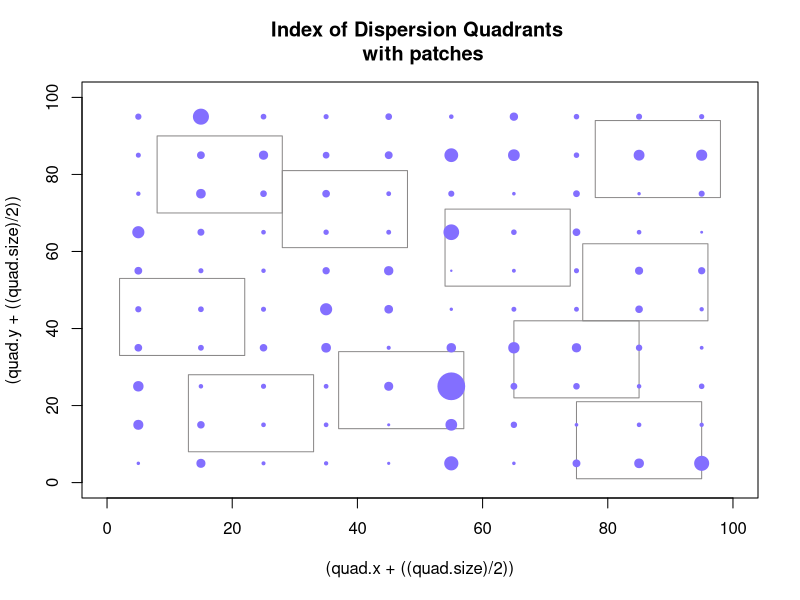
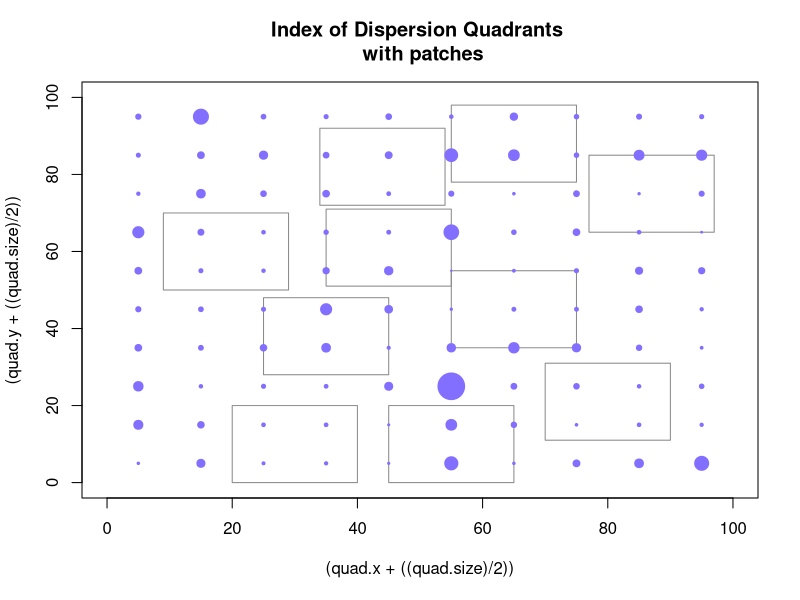
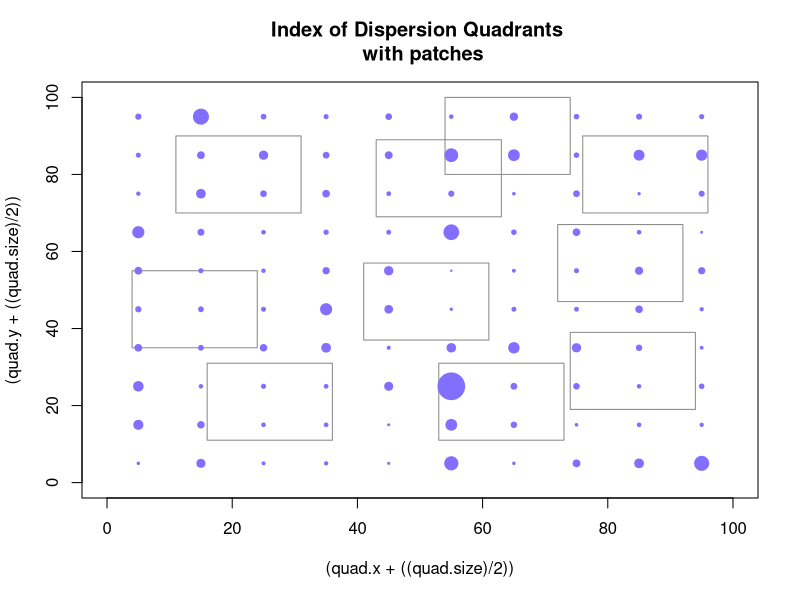
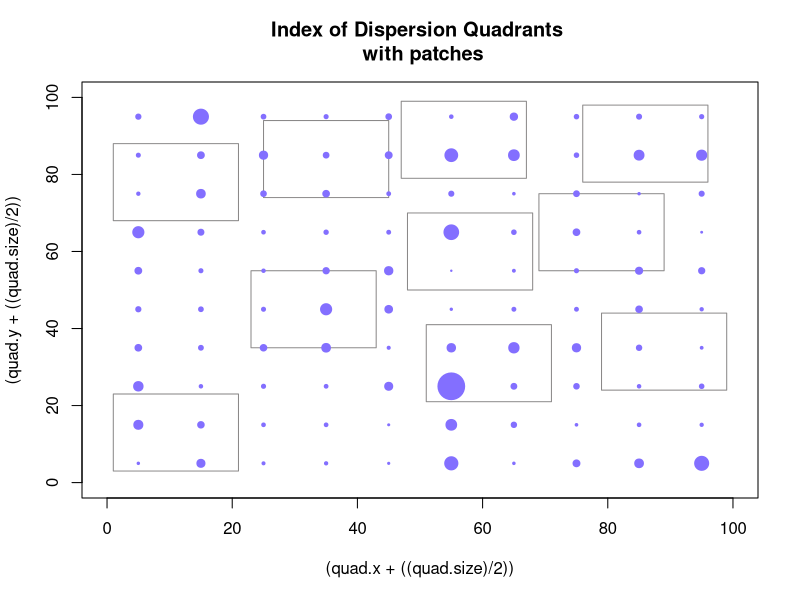
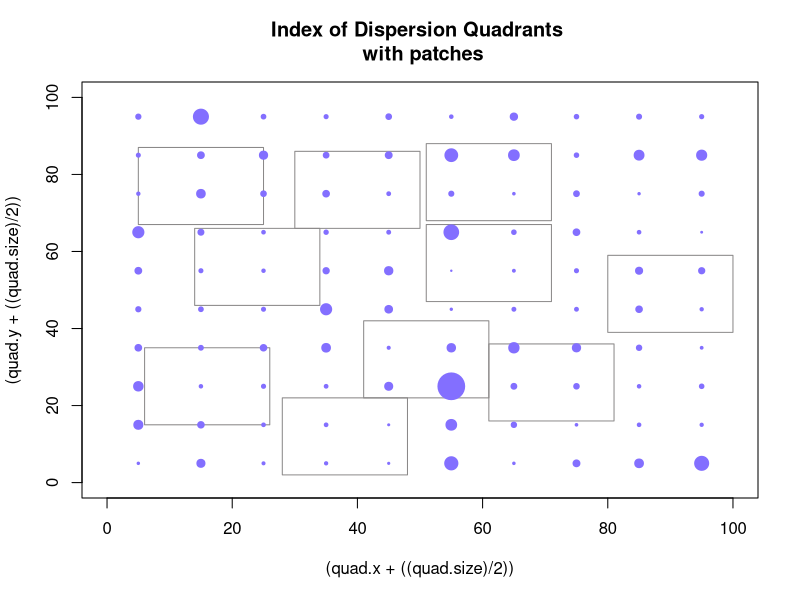
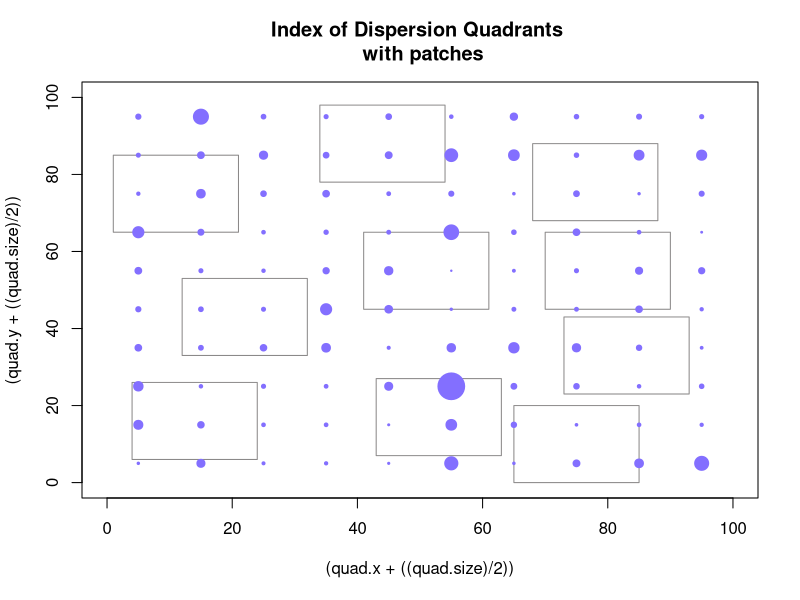
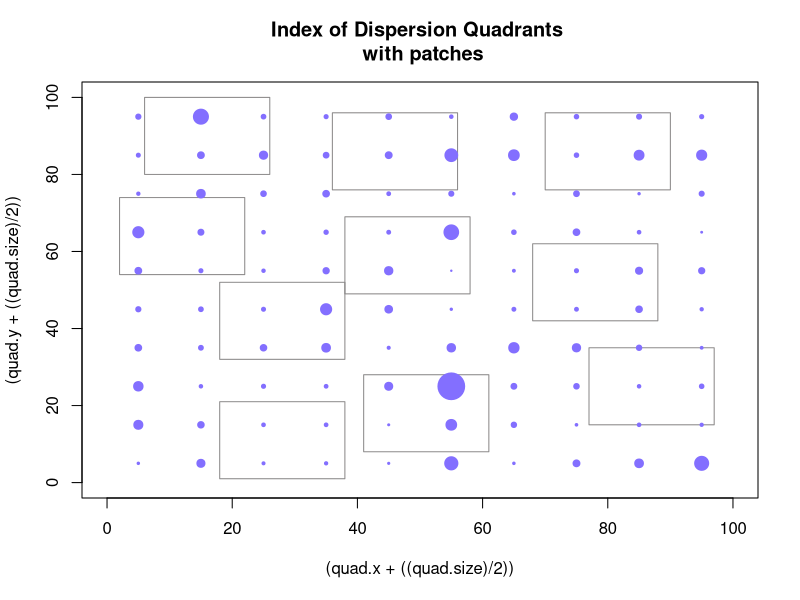
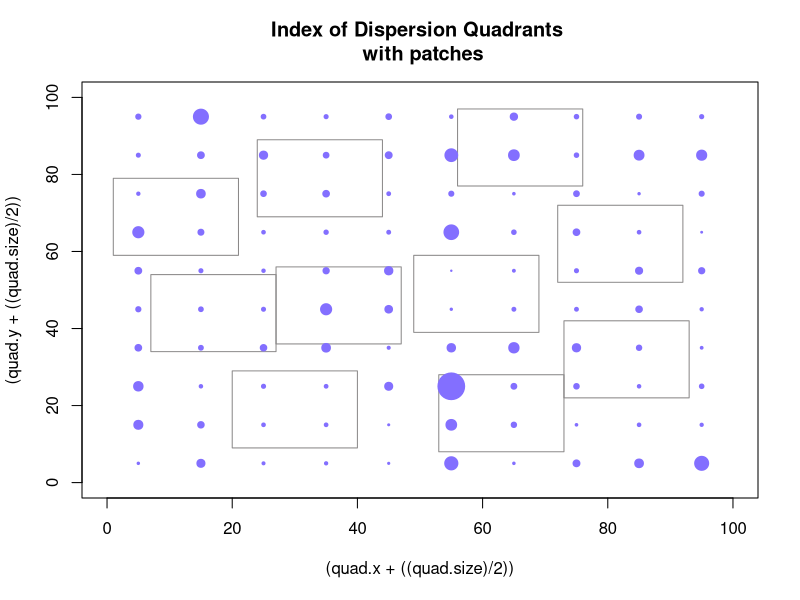

Source code (R) for these figures, in order:
#OPTIONS
 #1.  Choose to set metric to:
      # A)                      "sp" - Space between patch edges - Note:  Use for island model
      # B)                      "d"  - Space between patch centres 
     metric.lab="sp"        
 #2.  Assign Number of patches (num)
     num=100                        
 #3.  Assign Total Spatial Area over which the patches are distributed (Tx by Ty)
     Tx=100
     Ty=100
 #4.  Choose patch size distribution:
      # A Higher value is more clustered, 0 is uniform
     size.dist=1
 #5.  Choose spatial dist.  u=uniform, r=random, c=clustered
     spatial.dist="u"
      # For clustered, specify by how much.  
     clustering=0.5
 #6.  Block Number for clustering/random - May not be necessary to change,
      # and a little complicated to modify, so not included. 10x10 patches
      # probably OK for initial analyses.
      # Find under SPATIAL DIST. B) 
 #7.  Uniform Distribution - May want to modify to have patches go right to the edge.
      # However, we already have edge avoidance for random & clustered, so not necessary.
 #8.  Percentage of Islands that are not removed (as decimal)
     islands.to.be.removed=0.2  #WARNING!!!!  TEMP. CHANGED,  may be better at .5######## 
 #9.  Repeats for habitat destruction
      #repeats is the number of time we repeat simulation  
     repeats=1  #WARNING!!!!  TEMP. CHANGED, may be better at 100########
 #10. Change Alpha (for natural landscape - alpha changes according to how much land you remove)
     alpha=seq(1,2,.25)
 #11. Change mu
     mu=1
 #12. Total number of repeats for the entire program
     number.of.bunch.of.repeats=1
#overall data output
setwd("M:/R Program/DATA")
#setwd("C:/Users/Ben/Dropbox/R code/R code/habitat loss versus degradation metapopulation") #machine specific
prop.area<-undisturbed.eigen<-eigen.patch.rm <-eigen.islands<-eigen.quality<-num.patch.rem<-alpha.count<-bunch.of.repeats<-landscape.id<-mean.nn<-var.nn<-0
out.data<-cbind(prop.area,undisturbed.eigen,eigen.patch.rm ,eigen.islands,eigen.quality,num.patch.rem,alpha.count,bunch.of.repeats,landscape.id,mean.nn,var.nn)
nice.out.data<-cbind(prop.area,undisturbed.eigen,eigen.patch.rm ,eigen.islands,eigen.quality,num.patch.rem,alpha.count,bunch.of.repeats)

  
#PROGRAM

###############################################################
###############################################################
###############################################################

#Unique label for each run
unique.lab<-format(Sys.time(), "%b %d, %H,%M") ;unique.lab 

#Bunch of repeats:
for (bunch.of.repeats in 1:number.of.bunch.of.repeats) {

#So let us call A[i] the area of patch i (pi).  Assume circular patches for now, centered at (x[i],y[i]).

#PATCH SIZE - Total area is 100
#A<-rep(0,num); dim(A)<-c(num)
#    #A) Equally Sized 
#        A=rep(1 ,num)  #This part may not be necessary if we are not adding any other distribution types to part B (ex. rpois, rbinom...)
#          
    #B) Log normal distribution of site sizes
        #Issue (Slight approx.  -->  When scaling to fit total area of 100, you disrupt log normal distribution)
        A=rlnorm(n=num,mean=0,sd=size.dist) #Higher sd is more clustered
        A<-(num*A)/(sum(A))  

#RADIUS - Since patches are circular, ri=radius of ith patch.
        r<-sqrt(A/pi);  landscape.original.r=r
    
#LOCATION - Assign xi and yi
x<-rep(0,num); dim(x)<-c(num)
y<-rep(0,num); dim(y)<-c(num)

#SPATIAL DISTRIBUTION OF PATCHES
  #A) Uniform distribution (Only works for num=100 right now - more complicated for alternative num and Tx, Ty values)
    if (spatial.dist=="u"){
    x<-rep(seq(from=5,to=95,by=10),10)
    y<-rep(seq(from=5,to=95,by=10),each=10)}
  #B) Random & Aggregated Distribution - Agregated is a small size value, random is a large size value
    if (spatial.dist!="u"){ 
          #First, Assign the number of patches to go in each block in the total spatial area
          #Total number of blocks is block.number
          block.number=Tx*Ty/100
          mean.num<-num/block.number 
          if (spatial.dist!="c"){blocks<-rnbinom(n=block.number,size=clustering,mu=mean.num)} #aggregated
          if (spatial.dist!="r"){blocks<-rpois(n=block.number,lambda=mean.num)} #random - this is equivalent to size = infinity
          #Make total patch count = num
          while (sum(blocks)<num) {
             block.add<-runif(n=1,min=1,max=block.number+1)
             blocks[block.add]<-blocks[block.add]+1
             }
          while (sum(blocks)>num) {
             block.rm<-runif(n=1,min=1,max=block.number+1)
             if(blocks[block.rm]>0){
                blocks[block.rm]<-blocks[block.rm]-1
                }
             }   
             
          #Now place the patches within each block.  (Approx:  If the patches are too big to fit in one block, randomly place the patch nearby.)  
          patch.rad<-rep(0,num); dim(patch.rad)<-c(num)
          block.counter<-1
          patch.counter<-1
          for (i in 0:9) {  
            for (j in 0:9) { 
              if (blocks[block.counter]>0) {
                for (k in 1:blocks[block.counter]) {
                fit<-0
                to.exit<-0
                      while (fit==0) {
                           if(to.exit<=3) {
                              print(to.exit)
                              tmpi<-i*10+sample(1:9,size=1)
                              tmpj<-j*10+sample(1:9,size=1)
                           }
                           else {
                              tmpi<-tmpi+rnorm(n=1,mean=0,sd=2)
                              tmpj<-tmpj+rnorm(n=1,mean=0,sd=2)
                           }
                           tmp.rad<-r[patch.counter]
                           dis<-((x-tmpi)^2+(y-tmpj)^2)^.5-patch.rad-tmp.rad
                           #Note:  There is some origin avoidance here
                           #Some edge avoidance:
                           edge.dis<-min(c(tmpi-tmp.rad,tmpj-tmp.rad,Tx-tmpi-tmp.rad,Ty-tmpj-tmp.rad))
                           if (min(dis)<=0) {to.exit<-to.exit+1}
                           else if (edge.dis<0) {to.exit<-to.exit+1}
                           else   {fit<-1}
                      }
                      x[patch.counter]<-tmpi
                      y[patch.counter]<-tmpj
                      patch.rad[patch.counter]<-r[patch.counter]
                      patch.counter<-patch.counter+1
                }
              }
            block.counter<-block.counter+1
          }
          } 
          r<-patch.rad
    }

landscape.id<- format(Sys.time(), "%b %d %H %M %S")
tmp.landscape<-data.frame(x,y,r) ; tmp.name<-paste("landscape",unique.lab,"-",bunch.of.repeats,".txt",sep="")
write.table(tmp.landscape,file=tmp.name,sep="\t",row.names=F)  

#DISTANCE among patches - d is distance between patch centres, sp is the distance between patch edges. 
d<-rep(0,num^2);dim(d)<-c(num,num)
sp<-rep(0,num^2);dim(sp)<-c(num,num)   
    for (i in 1:num) {
      for (j in 1:num)  {
        d[i,j]<-((x[i]-x[j])^2+(y[i]-y[j])^2)^.5
        if (j!=i) {sp[i,j]<-(((x[i]-x[j])^2+(y[i]-y[j])^2)^.5)-(r[i]+r[j])}
      }
    }

#DISTANCE METRICS!
        d2<-as.vector(d); d2<-subset(d2,d2>0) ;d2<-d2[order(d2)]
        min.dist<-d2[1];second.dist<-d2[3];var.dist<-var(d2);mean.dist<-mean(d2)
        #Index of dispersion randomly placed boxes.  Make non-overlapping.  Use sites that have center in box (or else you coud do total area)
          quadrant.counter<-1
          quad.size<-20
          num.of.quad<-10
          quad.reps=20
          dispersion.index.area.approx.pre=rep(0,quad.reps); dim(dispersion.index.area.approx.pre)=c(quad.reps); dispersion.index.points.pre=rep(0,quad.reps); dim(dispersion.index.points.pre)=c(quad.reps)
          for (k in 1:quad.reps){
              quad.x=rep((Tx+quad.size),num.of.quad); dim(quad.x)=c(num.of.quad); quad.y=rep((Ty+quad.size),num.of.quad); dim(quad.y)=c(num.of.quad)
              for (i in 1:(num.of.quad)){
                exit.strategy=0
                overlap=rep(-1,num.of.quad)                                                                                                                                                    
                while ((min(overlap)<0)&(exit.strategy<500)){ 
                  tmp.quad.x<-sample(0:(Tx-quad.size),1)
                  tmp.quad.y<-sample(0:(Ty-quad.size),1)
                  exit.strategy=exit.strategy+1
                  for (j in 1:num.of.quad) {
                  	overlap[j]<-(max((tmp.quad.x+quad.size-quad.x[j])*(tmp.quad.x-quad.x[j]-quad.size),(tmp.quad.y+quad.size-quad.y[j])*(tmp.quad.y-quad.y[j]-quad.size))) 
                  }
                quad.x[i]<-tmp.quad.x; quad.y[i]<-tmp.quad.y
             	  }
              }

              #Display:
              symbols((quad.x+((quad.size)/2)),(quad.y+((quad.size)/2)),fg="snow4",xlim=c(0,Tx),ylim=c(0,Ty), main=("Index of Dispersion Quadrants \n with patches"), rectangles= matrix(rep((quad.size),num.of.quad*2),ncol=2), inches=F); symbols(x, y,fg="slateblue1", bg="slateblue1",circles=r, inches=F, add=T)
              #Count Number of patches in each quadrant:
              quad.patch.points=rep(0,num.of.quad); dim(quad.patch.points)=c(num.of.quad)
              quad.patch.area.approx=rep(0,num.of.quad); dim(quad.patch.area.approx)=c(num.of.quad)
              for (i in 1:num.of.quad){
              	for (j in 1:num){
              		if ((max((x[j]-quad.x[i])*(x[j]-quad.x[i]-quad.size),(y[j]-quad.y[i])*(y[j]-quad.y[i]-quad.size)))<=0){quad.patch.points[i]=quad.patch.points[i]+1; quad.patch.area.approx[i]=quad.patch.area.approx[i]+r[j]}
              	}
              }
              var.quad.points=var(quad.patch.points); mean.quad.points=mean(quad.patch.points)
              dispersion.index.points.pre[k]=var.quad.points/mean.quad.points
              var.quad.area.approx=var(quad.patch.area.approx); mean.quad.area.approx=mean(quad.patch.area.approx)
              dispersion.index.area.approx.pre[k]=var.quad.area.approx/mean.quad.area.approx
          }
          dispersion.index.points=mean(dispersion.index.points.pre)
          dispersion.index.area.approx=mean(dispersion.index.area.approx.pre)
          dispersion.index.points; dispersion.index.area.approx
        # Save landscape locations and patch sizes in another file    
        landscape.summary<-data.frame(bunch.of.repeats, min.dist, second.dist, var.dist, mean.dist, num, Tx, Ty, size.dist, spatial.dist, mu, quad.size, num.of.quad, dispersion.index.points, dispersion.index.area.approx); landscape.summary.name<-paste("landscape summary", unique.lab,"-",bunch.of.repeats,".txt",sep="")
        write.table(landscape.summary, file=landscape.summary.name, sep="\t",row.names=T)

    
#RENAMING VARIABLES - Are we using d or sp this time?

if (metric.lab=="sp") {metric=sp; metric.sp=1}                                
else {metric=d; metric.sp=0}

#ALPHA repeats          
for (alpha.count in alpha) {

#NATURAL LANDSCAPE MATRIX & EIGENVALUE
m<-rep(0,num^2);dim(m)<-c(num,num)   
    for (i in 1:num) {
      for (j in 1:num)  {
      if (i==j) {m[i,j]<-0}
        else {
         m[i,j]<-mu^2*A[i]*A[j]*exp(-1*metric[i,j]/alpha.count)}
      }}
   sol<-eigen(m,symmetric=F)
   aa<-sol$values[order(sol$values,decreasing=T)]
   eigen.natural<-Re(aa[1])

###############################################################
count<-0
prop.area<-c();eigen.patch.rm=c(); eigen.islands=c(); eigen.quality=c(); num.patch.rem=c(); eigen.quality2=c()
total.area=sum(A)
new.m<-rep(0,num^2);dim(new.m)<-c(num,num)    #new m with sites removed
m.smallermu<-rep(0,num^2);dim(m.smallermu)<-c(num,num) #For lower patch quality 
m.islands<-rep(0,num^2);dim(m.islands)<-c(num,num)# For Island model
for (i in 1:(islands.to.be.removed*num)) {  
    for (j in 1:repeats){
        count<-count+1
        print(count)
        num.patch.rem[count]=i
        # PATCH REMOVAL
        to.rem<-sample(1:num,size=i,replace=F)
        A.rem<-A ;  A.rem[to.rem]<-0 # Set size of patches to remove to zero
            for (k in 1:num) {
               for (l in 1:num)  {
               if (k==l) {new.m[k,l]<-0}
                 else {
                  new.m[k,l]<-mu^2*A.rem[k]*A.rem[l]*exp(-1*metric[k,l]/alpha.count)}  # New matrix with removed sites removed
               }}
            sol<-eigen(new.m,symmetric=F)
            aa<-sol$values[order(sol$values,decreasing=T)]
            eigen.patch.rm[count]<-Re(aa[1])    

        # PATCH QUALITY
        prop.area[count]=(total.area-sum(A[to.rem]))/total.area
        eigen.quality[count]=eigen.natural*(prop.area[count]^2)        
        
        # ISLAND MODEL Reduce the area of each patch    
        if (metric.sp==1) {
            new.A=prop.area[count]*A
            new.r=sqrt(new.A/pi)        
            new.sp<-rep(0,num^2);dim(new.sp)<-c(num,num)     
            for (k in 1:num) {  #dont need to reset new2.m since k!=l always constant
               for (l in 1:num)  {
                 if (k!=l) { 
                 new.sp[k,l]<-(((x[k]-x[l])^2+(y[k]-y[l])^2)^.5)-(new.r[k]+new.r[l])
                 m.islands[k,l]<-mu^2*new.A[k]*new.A[l]*exp(-1*new.sp[k,l]/alpha.count)}
            } }
        sol<-eigen(m.islands,symmetric=F)
        aa<-sol$values[order(sol$values,decreasing=T)]
        eigen.islands[count]<-Re(aa[1])} 
    }
}
if (metric.sp==0) {eigen.islands=eigen.quality}




###############################################################
########################SAVE DATA##############################
###############################################################


#SUMMARY
#The natural state of the patches have an eigenvalue of eigen.natural
#Remove a patch - eigen.patch.rm
#Reduce area of patch like island - eigen.islands
#Total proportion of area removed for each trial is 1-prop.area
#alpha.count - current alpha value
#number.of.bunch.of.repeats - total # of repeats for given setup
t.undisturbed.eigen<-rep(eigen.natural,length(prop.area)) ;t.bunch.of.repeats<-rep(bunch.of.repeats,length(prop.area));t.alpha.count<-rep(alpha.count,length(prop.area))
tmp.out<-cbind(prop.area,t.undisturbed.eigen,eigen.patch.rm ,eigen.islands,eigen.quality,num.patch.rem,t.alpha.count,t.bunch.of.repeats,landscape.id,mean.nn,var.nn)
out.data<-rbind(out.data,tmp.out)
nice.tmp.out<-cbind(prop.area,t.undisturbed.eigen,eigen.patch.rm ,eigen.islands,eigen.quality,num.patch.rem,t.alpha.count,t.bunch.of.repeats)
nice.out.data<-rbind(nice.out.data,nice.tmp.out)

#IS THIS NECESSARY??? 
#M.summary.stats1=c();dim(M.summary.stats1)=c(number.of.bunch.of.repeats,length(row))
#M.summary.stats1[alpha.count,]<-row

summary.of.trial<-summary(cbind(prop.area,eigen.patch.rm,eigen.islands,eigen.quality))
tmp.name<-paste("Summary,alpha=",alpha.count,",",unique.lab,"-",bunch.of.repeats,".txt",sep="")
write.table(summary.of.trial,file=tmp.name,sep="\t",row.names=T)


}


#AGAIN -- WHAT WAS THIS FOR???
#summary.stats2=c()                                                                     
#summary.stats2[bunch.of.repeats]=matrix(paste(
}

summary.stats=data.frame(out.data)
summary.stats<-summary.stats[-1,]
nice.su.stats=data.frame(nice.out.data)
nice.su.stats=nice.su.stats[-1,]
#summary(summary.stats) # I'm pretty sure this is the remnants of some internal control to test that it was working properly

######SAVE OUTPUT
tmp.name<-paste("RESULTS",unique.lab,".txt",sep="")
write.table(summary.stats,file=tmp.name,sep="\t",row.names=T)
write.table(summary.stats,file=paste("nice",tmp.name),sep="\t",row.names=T)


 #Issues I need to bring up:
 #What was that summary stats doing?
 #What is mean.nn, var.nn supposed to be?  I forget.

print("DONE!!!")


#DISPLAY:

##### Subset into each alpha:
l.p.a=length(subset(nice.su.stats$alpha,nice.su.stats$alpha.count==alpha[1]))
prop.area.n=rep(NA,l.p.a*length(alpha));dim(prop.area.n)=c(l.p.a,length(alpha))
eigen.patch.rm.n=rep(NA,l.p.a*length(alpha));dim(eigen.patch.rm.n)=c(l.p.a,length(alpha))
eigen.islands.n=rep(NA,l.p.a*length(alpha));dim(eigen.islands.n)=c(l.p.a,length(alpha))
eigen.quality.n=rep(NA,l.p.a*length(alpha));dim(eigen.quality.n)=c(l.p.a,length(alpha))
for(j in 1:length(alpha))  {
      prop.area.n[,j]=(subset(nice.su.stats$prop.area,nice.su.stats$alpha==(alpha[j]))) 
      eigen.patch.rm.n[,j]=subset(nice.su.stats$eigen.patch.rm,nice.su.stats$alpha==(alpha[j]))
      eigen.islands.n[,j]=subset(nice.su.stats$eigen.islands,nice.su.stats$alpha==(alpha[j]))
      eigen.quality.n[,j]=subset(nice.su.stats$eigen.quality,nice.su.stats$alpha==(alpha[j]))
      ss<-subset(nice.su.stats,alpha.count==alpha[j]) 

      windows()
      plot(prop.area.n[,j],eigen.patch.rm.n[,j],main=(paste("Alpha=",alpha[j])))
      points(prop.area.n[,j],eigen.islands.n[,j],col="red")
      points(prop.area.n[,j],eigen.quality.n[,j],col="blue")
      plot.name1=paste("Point-plot(prop.area),alpha=",alpha[j],",",unique.lab,sep="")
      savePlot(filename=paste(plot.name1,".pdf",sep=""), type=c("pdf"))
      savePlot(filename=paste(plot.name1,".png",sep=""), type=c("png"))
      savePlot(filename=paste(plot.name1,".bmp",sep=""), type=c("bmp"))
      savePlot(filename=paste(plot.name1,".tiff",sep=""), type=c("tiff"))
      
      windows()
      break.size=5
      br.s=break.size/100
      num.breaks=islands.to.be.removed/br.s
      eigen.islands.subset=rep(NA,num.breaks*repeats*(islands.to.be.removed*num)*number.of.bunch.of.repeats);dim(eigen.islands.subset)=c(num.breaks,repeats*(islands.to.be.removed*num)*number.of.bunch.of.repeats)
      eigen.quality.subset=rep(NA,num.breaks*repeats*(islands.to.be.removed*num)*number.of.bunch.of.repeats);dim(eigen.quality.subset)=c(num.breaks,repeats*(islands.to.be.removed*num)*number.of.bunch.of.repeats)
      eigen.patch.rm.subset=rep(NA,num.breaks*repeats*(islands.to.be.removed*num)*number.of.bunch.of.repeats);dim(eigen.patch.rm.subset)=c(num.breaks,repeats*(islands.to.be.removed*num)*number.of.bunch.of.repeats)
      label.job=rep(NA,num.breaks);dim(label.job)=num.breaks
      for (i in 1:num.breaks){
          temp.di=subset(eigen.islands.n[,j],prop.area.n[,j]>=(1-islands.to.be.removed+(br.s*(i-1)))&prop.area.n[,j]<(1-islands.to.be.removed+(br.s*i)))
          eigen.islands.subset[i,1:length(temp.di)]=temp.di
          temp.di=subset(eigen.quality.n[,j],prop.area.n[,j]>=(1-islands.to.be.removed+(br.s*(i-1)))&prop.area.n[,j]<(1-islands.to.be.removed+(br.s*i)))
          eigen.quality.subset[i,1:length(temp.di)]=temp.di
          temp.di=subset(eigen.patch.rm.n[,j],prop.area.n[,j]>=(1-islands.to.be.removed+(br.s*(i-1)))&prop.area.n[,j]<(1-islands.to.be.removed+(br.s*i)))
          eigen.patch.rm.subset[i,1:length(temp.di)]=temp.di
          label.job[i]=paste((1-islands.to.be.removed+(br.s*(i-1))),"-",(1-islands.to.be.removed+(br.s*i)))
      }
      boxplot(t(eigen.islands.subset),col="red",names=label.job, main=(paste("Alpha=",alpha[j]))); boxplot(t(eigen.quality.subset),col="blue",add=T,names=label.job); boxplot(t(eigen.patch.rm.subset),add=T,names=label.job)
      plot.name2=paste("Barplot,alpha=",alpha[j],",",unique.lab,sep="")
      savePlot(filename=paste(plot.name2,".pdf",sep=""), type=c("pdf"))
      savePlot(filename=paste(plot.name2,".png",sep=""), type=c("png"))
      savePlot(filename=paste(plot.name2,".bmp",sep=""), type=c("bmp"))
      savePlot(filename=paste(plot.name2,".tiff",sep=""), type=c("tiff"))
      
}




windows()
plot(prop.area,eigen.patch.rm)
points(prop.area,eigen.islands,col="red")
points(prop.area,eigen.quality,col="blue")
plot.name1=paste("Point-plot(prop.area),",unique.lab,sep="")
savePlot(filename=paste(plot.name1,".pdf",sep=""), type=c("pdf"))
savePlot(filename=paste(plot.name1,".png",sep=""), type=c("png"))
savePlot(filename=paste(plot.name1,".bmp",sep=""), type=c("bmp"))
savePlot(filename=paste(plot.name1,".tiff",sep=""), type=c("tiff"))


windows()
break.size=5
br.s=break.size/100
num.breaks=islands.to.be.removed/br.s
eigen.islands.subset=rep(NA,num.breaks*repeats*(islands.to.be.removed*num)*number.of.bunch.of.repeats);dim(eigen.islands.subset)=c(num.breaks,repeats*(islands.to.be.removed*num)*number.of.bunch.of.repeats)
eigen.quality.subset=rep(NA,num.breaks*repeats*(islands.to.be.removed*num)*number.of.bunch.of.repeats);dim(eigen.quality.subset)=c(num.breaks,repeats*(islands.to.be.removed*num)*number.of.bunch.of.repeats)
eigen.patch.rm.subset=rep(NA,num.breaks*repeats*(islands.to.be.removed*num)*number.of.bunch.of.repeats);dim(eigen.patch.rm.subset)=c(num.breaks,repeats*(islands.to.be.removed*num)*number.of.bunch.of.repeats)
label.job=rep(NA,num.breaks);dim(label.job)=num.breaks
for (i in 1:num.breaks){
    temp.di=subset(eigen.islands,prop.area>=(1-islands.to.be.removed+(br.s*(i-1)))&prop.area<(1-islands.to.be.removed+(br.s*i)))
    eigen.islands.subset[i,1:length(temp.di)]=temp.di
    temp.di=subset(eigen.quality,prop.area>=(1-islands.to.be.removed+(br.s*(i-1)))&prop.area<(1-islands.to.be.removed+(br.s*i)))
    eigen.quality.subset[i,1:length(temp.di)]=temp.di
    temp.di=subset(eigen.patch.rm,prop.area>=(1-islands.to.be.removed+(br.s*(i-1)))&prop.area<(1-islands.to.be.removed+(br.s*i)))
    eigen.patch.rm.subset[i,1:length(temp.di)]=temp.di
    label.job[i]=paste((1-islands.to.be.removed+(br.s*(i-1))),"-",(1-islands.to.be.removed+(br.s*i)))
}
boxplot(t(eigen.islands.subset),col="red",names=label.job); boxplot(t(eigen.quality.subset),col="blue",add=T,names=label.job); boxplot(t(eigen.patch.rm.subset),add=T,names=label.job)
plot.name2=paste("Barplot",unique.lab,sep="")
savePlot(filename=paste(plot.name2,".pdf",sep=""), type=c("pdf"))
savePlot(filename=paste(plot.name2,".png",sep=""), type=c("png"))
savePlot(filename=paste(plot.name2,".bmp",sep=""), type=c("bmp"))
savePlot(filename=paste(plot.name2,".tiff",sep=""), type=c("tiff"))











#WHAT WAS THIS FOR??????? (Everything below this)

##new program
landscapes<-unique(summary.stats$landscape.id)
paste("landscape ",landscapes[1],".txt",sep="")


#TEST
tues=cbind(prop.area,eigen.patch.rm,eigen.islands,eigen.quality)
summary(tues)                     



tablet=0
for (i in 1:100){
    tablet=tablet+1
    print (tablet)  
    tbks=sample(1:2,1)
    if (tbks==1) {i=1}
}
